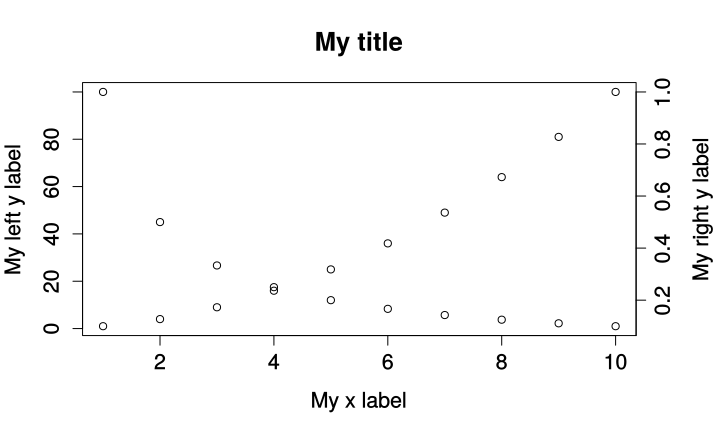

This figure's R source:
# Clear the working memory
rm(list = ls())

my_table <- data.frame(
	x = seq(1:10),
	y = seq(1:10)*seq(1:10),
	z = 1/seq(1:10)
)
plot(y ~ x, data = my_table)
plot(z ~ x, data = my_table)

par(mar = c(5, 4, 4, 4) + 0.3)  # Leave space for z axis
plot(y ~ x, data = my_table, main = "My title", xlab = "My x label", ylab = "My left y label") # first plot
par(new = TRUE) # Prevents R from clearing the area 
plot(z ~ x, axes = FALSE, bty = "n", xlab = "", ylab = "", data = my_table)
axis(side=4, at = pretty(range(my_table$z)))
mtext("My right y label", side=4, line=3)
